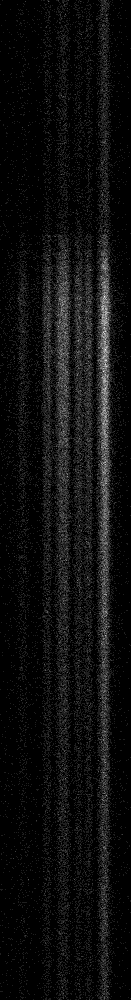
#> input picture data/linescan/example/green.tif, 131 x 1000 px
$ python imageOverlap.py
#> lines starting #> are read from the running program, lines starting #| are printed output that depends on the picture
import numpy as np
import matplotlib.pyplot as plt
import matplotlib.gridspec as gridspec
imageData=plt.imread("../../data/linescan/example/green.tif")
#> imageData is the input picture: shape (1000, 131) uint16; min 90, max 2191, mean 242.5
trace=np.average(imageData,axis=1)
#> trace = 1000 values, max 429.7 at index 323, min 155.3 at index 193, mean 242.5
plt.figure(figsize=(4,2))
plt.plot(trace,alpha=.5,color='y',lw=.5) # plot the data first
plt.margins(0,.1) # adjust margins so it's flush horizontally and padded vertically
plt.imshow(np.rot90(imageData), cmap='gray', aspect='auto', extent=plt.axis())
plt.axis('off') # hide all axis stuff
plt.gca().get_xaxis().set_visible(False) # remove X axis
plt.gca().get_yaxis().set_visible(False) # remove Y axis
plt.savefig("output_overlap.png",bbox_inches='tight',pad_inches=0) # extra options prevent whitespace
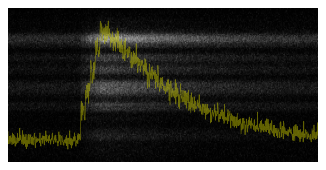
#> figure drawn by matplotlib, 1 panel
plt.show()
print("DONE")
